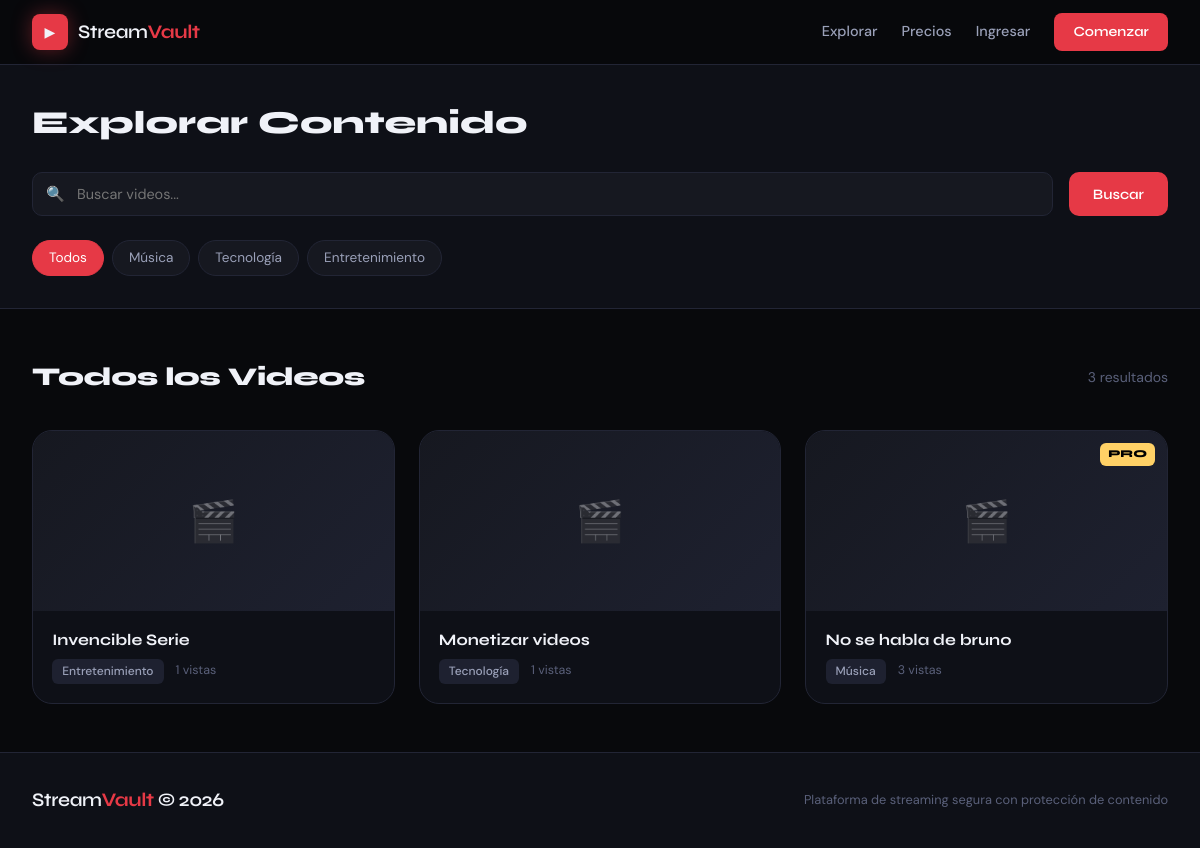
Screenshot of /browse with the database file from the repository.
### app.py (models this page shows)
class Video(db.Model):
    id = db.Column(db.Integer, primary_key=True)
    title = db.Column(db.String(200), nullable=False)
    description = db.Column(db.Text, default='')
    category = db.Column(db.String(50), nullable=False)
    filename_480p = db.Column(db.String(200), default='')
    filename_720p = db.Column(db.String(200), default='')
    thumbnail = db.Column(db.String(200), default='')
    duration = db.Column(db.Integer, default=0)
    views = db.Column(db.Integer, default=0)
    is_premium = db.Column(db.Boolean, default=False)
    uploader_id = db.Column(db.Integer, db.ForeignKey('user.id'))
    created_at = db.Column(db.DateTime, default=datetime.utcnow)
    watch_histories = db.relationship('WatchHistory', backref='video', lazy=True)

### app.py (the view)
@app.route('/browse')
def browse():
    user     = get_current_user()
    category = request.args.get('category', '')
    search   = request.args.get('search', '')
    popular  = request.args.get('popular', '')
    query = BaseVideoQuery(Video)
    if category:
        query = CategoryFilterDecorator(query, category)
    if search:
        query = SearchFilterDecorator(query, search)
    if user:
        query = PremiumFilterDecorator(query, user.subscription)
    if popular:
        query = PopularFilterDecorator(query)
    videos = query.execute()
    categories = db.session.query(Video.category).distinct().all()
    categories = [c[0] for c in categories]
    return render_template('browse.html', user=user, videos=videos,
                           categories=categories,
                           current_category=category, search=search)

### app.py (called while the page is built)
def get_current_user():
    if 'user_id' in session:
        return User.query.get(session['user_id'])
    return None

### patterns.py (called while the page is built)
    def execute(self) -> list:
        return self._video_model.query.order_by(
            self._video_model.created_at.desc()
        ).all()

### templates/browse.html (shortened to what this page needs)
{% extends "base.html" %}
{% block content %}
<div class="browse-header">
    <div class="browse-header-inner">
        <h1 class="browse-title">Explorar Contenido</h1>
        <div class="search-bar">
            <div class="search-input-wrap">
                <span class="search-icon">🔍</span>
                <input
                    type="text"
                    id="search-input"
                    class="form-input search-input"
                    placeholder="Buscar videos..."
                    value="{{ search }}"
                >
            </div>
            <button onclick="doSearch()" class="btn btn-primary">Buscar</button>
        </div>
        <div class="category-filters">
            <a href="/browse" class="cat-filter {{ 'active' if not current_category }}">Todos</a>
            {% for cat in categories %}
            <a href="/browse?category={{ cat }}{% if search %}&search={{ search }}{% endif %}"
               class="cat-filter {{ 'active' if current_category == cat }}">{{ cat }}</a>
            {% endfor %}
        </div>
    </div>
</div>
<div class="section">
    {% if videos %}
    <div class="section-header">
        <h2 class="section-title">
            {% if current_category %}<span>{{ current_category }}</span>{% else %}Todos los Videos{% endif %}
        </h2>
        <span style="color:var(--text-3); font-size:0.875rem;">{{ videos|length }} resultado{{ 's' if videos|length != 1 }}</span>
    </div>
    <div class="video-grid">
        {% for video in videos %}
        <a href="{{ '/watch/' + video.id|string if user else '/login' }}" class="video-card">
            <div class="video-thumb">
                {% if video.thumbnail %}
                <img src="/static/uploads/{{ video.thumbnail }}" alt="{{ video.title }}">
                {% else %}
                <div class="thumb-placeholder">🎬</div>
                {% endif %}
                {% if video.is_premium %}
                <div class="premium-lock">PRO</div>
                {% endif %}
            </div>
            <div class="video-info">
                <div class="video-title">{{ video.title }}</div>
                <div class="video-meta">
                    <span class="category-tag">{{ video.category }}</span>
                    <span>{{ video.views }} vistas</span>
                </div>
            </div>
        </a>
        {% endfor %}
    </div>
    {% endif %}
</div>
{% endblock %}

### static/css/main.css (style rules this page uses)
:root { --bg: #08090c; --bg-2: #0e1017; --bg-3: #161820; --bg-4: #1e2130; --accent: #e63946; --accent-2: #ff6b6b; --gold: #ffd166; --text: #f0f2f8; --text-2: #9aa0b8; --text-3: #5a607a; --border: #222535; --radius: 12px; --radius-lg: 20px; --font-display: 'Syne', sans-serif; --font-body: 'DM Sans', sans-serif; --shadow: 0 8px 40px rgba(0,0,0,0.5); --shadow-glow: 0 0 40px rgba(230, 57, 70, 0.15); }
*, *::before, *::after { box-sizing: border-box; margin: 0; padding: 0; }
html { scroll-behavior: smooth; }
body { background: var(--bg); color: var(--text); font-family: var(--font-body); font-size: 15px; line-height: 1.6; min-height: 100vh; display: flex; flex-direction: column; }
h1, h2, h3, h4 { font-family: var(--font-display); }
.btn { display: inline-flex; align-items: center; gap: 8px; padding: 0.75rem 1.5rem; border-radius: 10px; font-family: var(--font-display); font-weight: 600; font-size: 0.9rem; cursor: pointer; transition: all 0.2s; text-decoration: none; border: none; }
.btn-primary { background: var(--accent); color: white; }
.section { max-width: 1400px; margin: 0 auto; padding: 3rem 2rem; }
.section-header { display: flex; align-items: center; justify-content: space-between; margin-bottom: 2rem; }
.section-title { font-size: 1.6rem; font-weight: 800; letter-spacing: -0.02em; }
.video-grid { display: grid; grid-template-columns: repeat(auto-fill, minmax(280px, 1fr)); gap: 1.5rem; }
.video-card { background: var(--bg-2); border: 1px solid var(--border); border-radius: var(--radius-lg); overflow: hidden; cursor: pointer; transition: all 0.3s; position: relative; text-decoration: none; color: inherit; display: block; }
.video-thumb { position: relative; height: 180px; background: linear-gradient(135deg, var(--bg-3) 0%, var(--bg-4) 100%); display: flex; align-items: center; justify-content: center; overflow: hidden; }
.thumb-placeholder { font-size: 2.5rem; opacity: 0.4; }
.premium-lock { position: absolute; top: 12px; right: 12px; background: var(--gold); color: #000; font-size: 0.65rem; font-weight: 800; padding: 3px 8px; border-radius: 6px; font-family: var(--font-display); }
.video-info { padding: 1.2rem; }
.video-title { font-family: var(--font-display); font-size: 1rem; font-weight: 700; margin-bottom: 0.5rem; line-height: 1.3; display: -webkit-box; -webkit-line-clamp: 2; -webkit-box-orient: vertical; overflow: hidden; }
.video-meta { display: flex; align-items: center; gap: 12px; font-size: 0.78rem; color: var(--text-3); }
.category-tag { background: var(--bg-4); color: var(--text-2); padding: 3px 10px; border-radius: 6px; font-size: 0.75rem; font-weight: 500; }
.form-input, .form-select, .form-textarea { width: 100%; background: var(--bg-3); border: 1px solid var(--border); border-radius: 10px; color: var(--text); padding: 12px 16px; font-family: var(--font-body); font-size: 0.9rem; outline: none; transition: border-color 0.2s, box-shadow 0.2s; }
.browse-header { background: var(--bg-2); border-bottom: 1px solid var(--border); padding: 2rem; }
.browse-header-inner { max-width: 1400px; margin: 0 auto; }
.browse-title { font-size: 2rem; font-weight: 800; margin-bottom: 1.5rem; }
.search-bar { display: flex; gap: 1rem; flex-wrap: wrap; }
.search-input-wrap { flex: 1; position: relative; min-width: 250px; }
.search-icon { position: absolute; left: 14px; top: 50%; transform: translateY(-50%); color: var(--text-3); }
.search-input { padding-left: 44px !important; }
.category-filters { display: flex; gap: 0.5rem; flex-wrap: wrap; margin-top: 1.5rem; }
.cat-filter { background: var(--bg-3); border: 1px solid var(--border); color: var(--text-2); padding: 6px 16px; border-radius: 100px; cursor: pointer; font-size: 0.85rem; text-decoration: none; transition: all 0.2s; }
.cat-filter:hover, .cat-filter.active { background: var(--accent); border-color: var(--accent); color: white; }

### rows the page displays
Video: title "Invencible Serie", category "Entretenimiento", views "1"
Video: title "Monetizar videos", category "Tecnología", views "1"
Video: is_premium "PRO", title "No se habla de bruno", category "Música", views "3"

### other values shown
{{ cat }} "Música" "Tecnología" "Entretenimiento"
{{ videos|length }} "3"
{{ 's' if videos|length != 1 }} "s"
